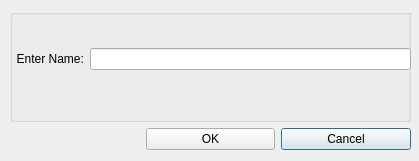
<?xml version="1.0" encoding="UTF-8"?>
<ui version="4.0">
 <class>RenameWindow</class>
 <widget class="QDialog" name="RenameWindow">
  <property name="geometry">
   <rect>
    <x>0</x>
    <y>0</y>
    <width>419</width>
    <height>161</height>
   </rect>
  </property>
  <property name="windowTitle">
   <string>Dialog</string>
  </property>
  <widget class="QWidget" name="gridLayoutWidget">
   <property name="geometry">
    <rect>
     <x>10</x>
     <y>9</y>
     <width>401</width>
     <height>141</height>
    </rect>
   </property>
   <layout class="QGridLayout" name="gridLayout">
    <item row="1" column="2">
     <widget class="QPushButton" name="btnCancel">
      <property name="text">
       <string>Cancel</string>
      </property>
     </widget>
    </item>
    <item row="1" column="1">
     <widget class="QPushButton" name="btnOK">
      <property name="text">
       <string>OK</string>
      </property>
     </widget>
    </item>
    <item row="0" column="0" colspan="3">
     <widget class="QGroupBox" name="groupBox">
      <property name="title">
       <string/>
      </property>
      <widget class="QWidget" name="gridLayoutWidget_2">
       <property name="geometry">
        <rect>
         <x>0</x>
         <y>20</y>
         <width>401</width>
         <height>61</height>
        </rect>
       </property>
       <layout class="QGridLayout" name="gridLayout_2">
        <item row="0" column="0">
         <widget class="QLabel" name="label_2">
          <property name="text">
           <string>  Enter Name:</string>
          </property>
         </widget>
        </item>
        <item row="0" column="1">
         <widget class="QLineEdit" name="name"/>
        </item>
       </layout>
      </widget>
     </widget>
    </item>
   </layout>
  </widget>
 </widget>
 <resources/>
 <connections/>
</ui>
